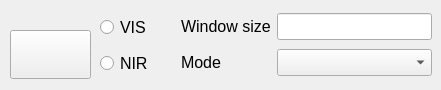
    <widget class="QWidget" name="tab_5">
     <attribute name="title">
      <string>Moving Average</string>
     </attribute>
     <widget class="QWidget" name="verticalLayoutWidget_4">
      <property name="geometry">
       <rect>
        <x>100</x>
        <y>10</y>
        <width>81</width>
        <height>71</height>
       </rect>
      </property>
      <layout class="QVBoxLayout" name="verticalLayout_5">
       <item>
        <widget class="QRadioButton" name="radioButton">
         <property name="font">
          <font>
           <pointsize>12</pointsize>
          </font>
         </property>
         <property name="text">
          <string>VIS</string>
         </property>
        </widget>
       </item>
       <item>
        <widget class="QRadioButton" name="radioButton_7">
         <property name="font">
          <font>
           <pointsize>12</pointsize>
          </font>
         </property>
         <property name="text">
          <string>NIR</string>
         </property>
        </widget>
       </item>
      </layout>
     </widget>
     <widget class="QPushButton" name="MA">
      <property name="geometry">
       <rect>
        <x>10</x>
        <y>30</y>
        <width>81</width>
        <height>49</height>
       </rect>
      </property>
      <property name="text">
       <string/>
      </property>
      <property name="icon">
       <iconset>
        <normaloff>Image/Smoothing5.png</normaloff>Image/Smoothing5.png</iconset>
      </property>
      <property name="iconSize">
       <size>
        <width>40</width>
        <height>40</height>
       </size>
      </property>
     </widget>
     <widget class="QWidget" name="gridLayoutWidget_8">
      <property name="geometry">
       <rect>
        <x>181</x>
        <y>10</y>
        <width>251</width>
        <height>71</height>
       </rect>
      </property>
      <layout class="QGridLayout" name="gridLayout_7">
       <item row="0" column="0">
        <widget class="QLabel" name="label_16">
         <property name="font">
          <font>
           <pointsize>12</pointsize>
          </font>
         </property>
         <property name="text">
          <string>Window size</string>
         </property>
        </widget>
       </item>
       <item row="1" column="0">
        <widget class="QLabel" name="label_19">
         <property name="font">
          <font>
           <pointsize>12</pointsize>
          </font>
         </property>
         <property name="text">
          <string>Mode</string>
         </property>
        </widget>
       </item>
       <item row="1" column="1">
        <widget class="QComboBox" name="comboBox_1">
         <property name="font">
          <font>
           <pointsize>12</pointsize>
          </font>
         </property>
        </widget>
       </item>
       <item row="0" column="1">
        <widget class="QLineEdit" name="lineEdit">
         <property name="font">
          <font>
           <pointsize>12</pointsize>
          </font>
         </property>
        </widget>
       </item>
      </layout>
     </widget>
    </widget>
